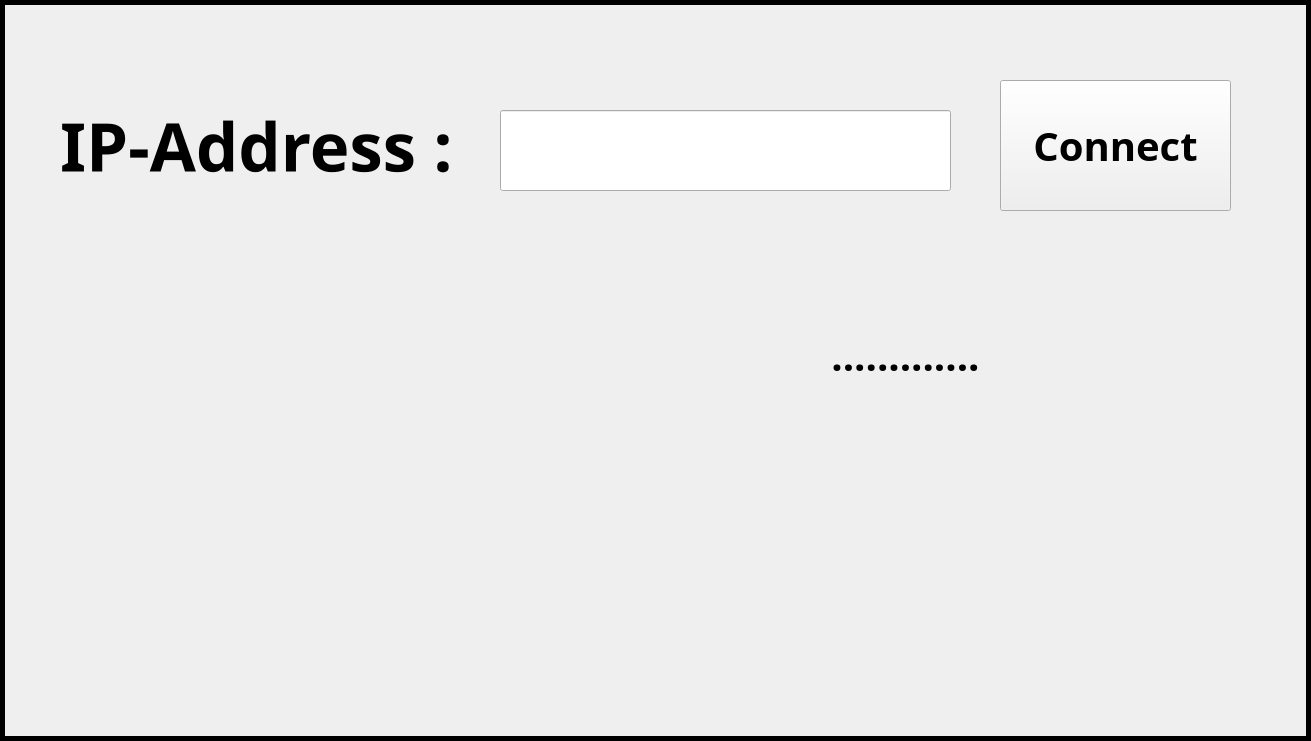
<?xml version="1.0" encoding="UTF-8"?>
<ui version="4.0">
 <class>client</class>
 <widget class="QMainWindow" name="client">
  <property name="geometry">
   <rect>
    <x>0</x>
    <y>0</y>
    <width>1311</width>
    <height>741</height>
   </rect>
  </property>
  <property name="windowTitle">
   <string>MainWindow</string>
  </property>
  <widget class="QWidget" name="centralwidget">
   <widget class="QLabel" name="lbl_background">
    <property name="geometry">
     <rect>
      <x>0</x>
      <y>0</y>
      <width>1311</width>
      <height>741</height>
     </rect>
    </property>
    <property name="styleSheet">
     <string notr="true">image: url(:/photos/playground.png);</string>
    </property>
    <property name="frameShape">
     <enum>QFrame::Box</enum>
    </property>
    <property name="lineWidth">
     <number>5</number>
    </property>
    <property name="text">
     <string/>
    </property>
   </widget>
   <widget class="QLabel" name="lbl_king">
    <property name="geometry">
     <rect>
      <x>40</x>
      <y>240</y>
      <width>300</width>
      <height>450</height>
     </rect>
    </property>
    <property name="styleSheet">
     <string notr="true">image: url(:/photos/king.png);</string>
    </property>
    <property name="text">
     <string/>
    </property>
   </widget>
   <widget class="QLabel" name="lbl_pirate">
    <property name="geometry">
     <rect>
      <x>240</x>
      <y>240</y>
      <width>300</width>
      <height>450</height>
     </rect>
    </property>
    <property name="styleSheet">
     <string notr="true">image: url(:/photos/queen.png);</string>
    </property>
    <property name="text">
     <string/>
    </property>
   </widget>
   <widget class="QLineEdit" name="line_ip">
    <property name="geometry">
     <rect>
      <x>500</x>
      <y>110</y>
      <width>451</width>
      <height>81</height>
     </rect>
    </property>
    <property name="font">
     <font>
      <family>Tempus Sans ITC</family>
      <pointsize>40</pointsize>
      <bold>true</bold>
     </font>
    </property>
    <property name="styleSheet">
     <string notr="true"/>
    </property>
    <property name="text">
     <string/>
    </property>
   </widget>
   <widget class="QLabel" name="lbl_ip">
    <property name="geometry">
     <rect>
      <x>60</x>
      <y>100</y>
      <width>441</width>
      <height>91</height>
     </rect>
    </property>
    <property name="font">
     <font>
      <family>Tempus Sans ITC</family>
      <pointsize>50</pointsize>
      <bold>true</bold>
     </font>
    </property>
    <property name="text">
     <string>IP-Address :</string>
    </property>
   </widget>
   <widget class="QLabel" name="label">
    <property name="geometry">
     <rect>
      <x>540</x>
      <y>260</y>
      <width>731</width>
      <height>191</height>
     </rect>
    </property>
    <property name="font">
     <font>
      <family>Tempus Sans ITC</family>
      <pointsize>30</pointsize>
      <bold>true</bold>
     </font>
    </property>
    <property name="text">
     <string>.............</string>
    </property>
    <property name="alignment">
     <set>Qt::AlignCenter</set>
    </property>
   </widget>
   <widget class="QLabel" name="label_2">
    <property name="geometry">
     <rect>
      <x>750</x>
      <y>500</y>
      <width>301</width>
      <height>201</height>
     </rect>
    </property>
    <property name="styleSheet">
     <string notr="true">image: url(:/photos/preview.png);</string>
    </property>
    <property name="text">
     <string/>
    </property>
   </widget>
   <widget class="QLabel" name="label_3">
    <property name="geometry">
     <rect>
      <x>550</x>
      <y>500</y>
      <width>171</width>
      <height>161</height>
     </rect>
    </property>
    <property name="styleSheet">
     <string notr="true">image: url(:/photos/Pirate skull.png);</string>
    </property>
    <property name="text">
     <string/>
    </property>
   </widget>
   <widget class="QLabel" name="label_4">
    <property name="geometry">
     <rect>
      <x>1000</x>
      <y>500</y>
      <width>311</width>
      <height>161</height>
     </rect>
    </property>
    <property name="styleSheet">
     <string notr="true">image: url(:/photos/Pirate skull.png);</string>
    </property>
    <property name="text">
     <string/>
    </property>
   </widget>
   <widget class="QPushButton" name="pushButton">
    <property name="geometry">
     <rect>
      <x>1000</x>
      <y>80</y>
      <width>231</width>
      <height>131</height>
     </rect>
    </property>
    <property name="font">
     <font>
      <family>Tempus Sans ITC</family>
      <pointsize>30</pointsize>
      <bold>true</bold>
     </font>
    </property>
    <property name="styleSheet">
     <string notr="true">image: url(:/photos/playground.png);</string>
    </property>
    <property name="text">
     <string>Connect</string>
    </property>
   </widget>
  </widget>
 </widget>
 <resources/>
 <connections/>
</ui>
